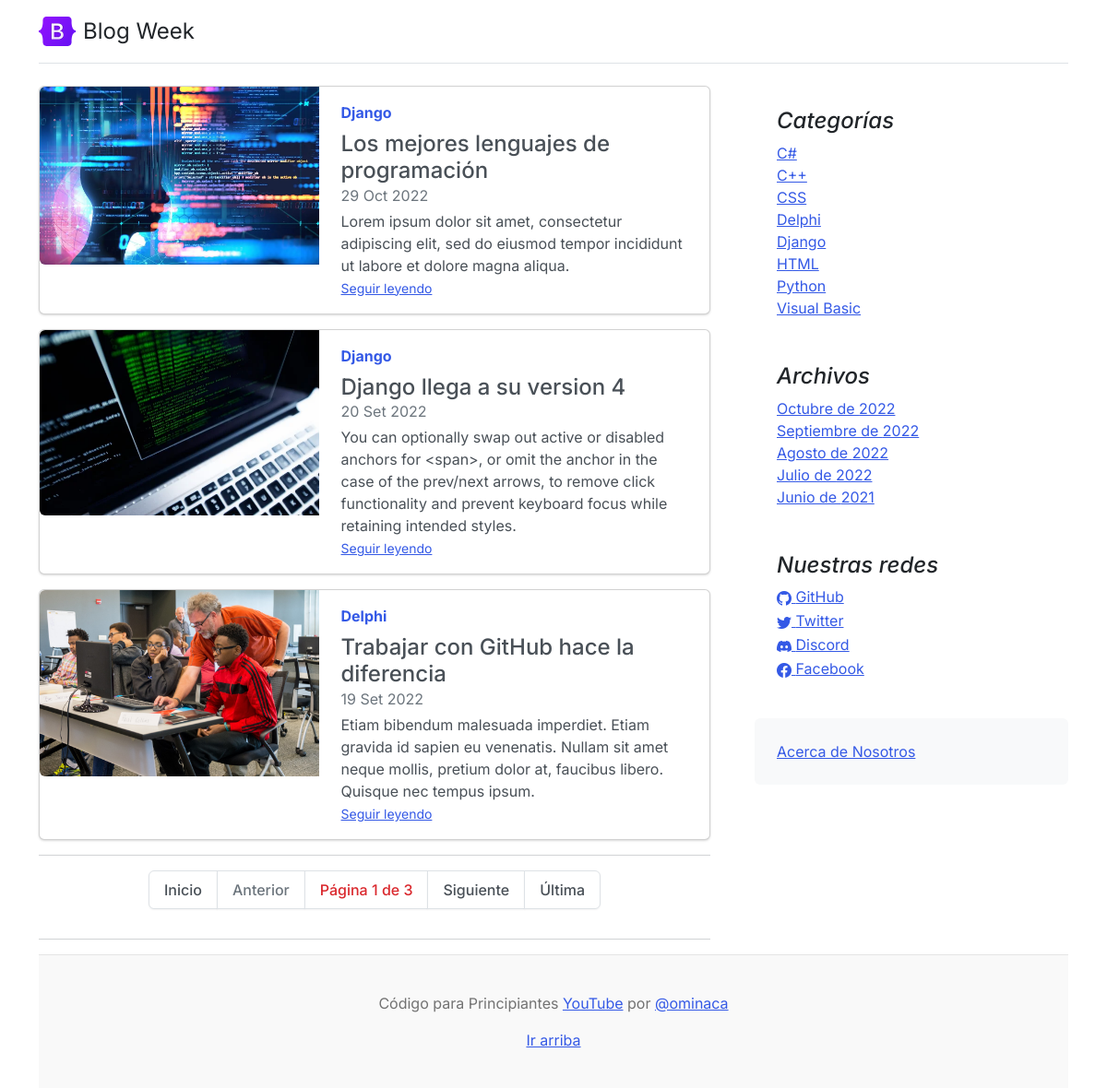
The page / on the database its author committed.
### core/models.py (models this page shows, shortened)
class Post(models.Model):
	title = models.CharField(max_length=250, verbose_name='Título')
	excerpt = models.TextField(verbose_name='Bajada')
	content = RichTextField(verbose_name='Contenido')
	image = models.ImageField(upload_to='posts', null=True, blank=True, verbose_name='Imagen')
	published = models.BooleanField(default=False, verbose_name='Publicado')
	category = models.ForeignKey(Category, on_delete=models.CASCADE, related_name='get_posts', verbose_name='Categoría')
	author = models.ForeignKey(User, on_delete=models.CASCADE, related_name='get_posts', verbose_name='Autor')
	tags = models.ManyToManyField(Tag, verbose_name='Etiquetas')
	created = models.DateTimeField(auto_now_add=True, verbose_name='Fecha de creación')
	updated = models.DateTimeField(auto_now=True, verbose_name='Fecha de modificación')
	class Meta:
		verbose_name = 'Publicación'
		verbose_name_plural = 'Publicaciones'
		ordering = ['-created']
	def __str__(self):
		return self.title

class Category (models.Model):
	name = models.CharField(max_length=200, unique=True, verbose_name='Nombre')
	active = models.BooleanField(default=True, verbose_name='Activo')
	created = models.DateTimeField(auto_now_add=True, verbose_name='Fecha de creación')
	updated = models.DateTimeField(auto_now=True, verbose_name='Fecha de modificación')
	class Meta:
		verbose_name = 'Categoría'
		verbose_name_plural = 'Categorías'
		ordering = ['name']
	def __str__(self):
		return self.name

class Link(models.Model):
	key = models.CharField(max_length=100, verbose_name='Key Link')
	name = models.CharField(max_length=120, verbose_name='Red Social')
	url = models.URLField(max_length=350, blank=True, null=True, verbose_name='Enlace')
	icon = models.CharField(max_length=100, blank=True, null=True, verbose_name='Icono')
	created = models.DateTimeField(auto_now_add=True, verbose_name='Fecha de creación')
	updated = models.DateTimeField(auto_now=True, verbose_name='Fecha de modificación')
	class Meta:
		verbose_name = 'Red Social'
		verbose_name_plural = 'Redes Sociales'
		ordering = ['name']

### core/views.py (the view)
# urls.py: path('', HomeListView.as_view(), name='home'),
class HomeListView(ListView):
    model = Post
    paginate_by = 3
    template_name = 'core/home.html'
    def get_queryset(self):
        return Post.objects.filter(published=True)
    def get_context_data(self, **kwargs):
        context = super().get_context_data(**kwargs)
        print(context)
        return context

### core/processors.py (called while the page is built)
def ctx_dic_about(request):
	ctx_about = {}
	ctx_about['ABOUT'] = About.objects.latest('created')
	return ctx_about

def ctx_dic_category(request):
	ctx_category = {}
	ctx_category['categories'] = Category.objects.filter(active=True)
	return ctx_category

def ctx_dic_history(request):
	ctx_history = {}
	ctx_history['dates'] = Post.objects.dates('created', 'month', order='DESC').distinct()
	return ctx_history

def ctx_dic_link(request):
	ctx_link = {}
	links = Link.objects.all()
	for link in links:
		ctx_link[link.key] = {'url':link.url, 'icon':link.icon}
	return ctx_link

### core/templates/core/home.html (shortened to what this page needs)
{% extends 'core/base.html' %}
{% load static %}
{% block content %}
{% for post in post_list %}
    <div class="card mb-3">
      <div class="row g-0">
        <div class="col-md-5">
          <img src={{ post.image.url }} class="img-fluid rounded-start" alt="...">
        </div>
        <div class="col-md-7">
          <div class="card-body">
            <strong class="d-inline-block mb-2 text-primary">{{ post.category }}</strong>
            <h4 class="mb-0">{{ post.title }}</h4>
            <div class="mb-1 text-muted">{{ post.created|date:"d M Y" }}</div>
            <p class="card-text mb-auto">{{ post.excerpt }}</p>
            <p class="card-text"><small class="text-muted"><a href={% url 'post' post.id %} class="stretched-link">Seguir leyendo</a></small></p>
          </div>
        </div>
      </div>
    </div>
{% endfor %}
<hr>
<nav aria-label="...">
  <ul class="pagination justify-content-center">
    <li class="page-item">
      <a class="page-link" href="?page=1">Inicio</a>
    </li>
    <li class="page-item {% if page_obj.number == 1 %}disabled{% endif %}">
      <a class="page-link" href="{% if page_obj.number != 1 %}?page={{ page_obj.previous_page_number }}{% endif %}">Anterior</a>
    </li>
    <li class="page-item">
      <p class="page-link text-danger">Página {{ page_obj.number }} de {{ page_obj.paginator.num_pages }}</p>
    </li>
    <li class="page-item {% if page_obj.number == page_obj.paginator.num_pages %}disabled{% endif %}">
      <a class="page-link" href="{% if page_obj.number != page_obj.paginator.num_pages %}?page={{ page_obj.next_page_number }}{% endif %}">Siguiente</a>
    </li>
    <li class="page-item">
      <a class="page-link" href="?page={{ page_obj.paginator.num_pages }}">Última</a>
    </li>
  </ul>
</nav>
<hr>
{% endblock %}

### core/templates/core/base.html (shortened to what this page needs)
<!doctype html>
<html lang="es">
<head>
    <link rel="stylesheet" href="https://cdn.jsdelivr.net/npm/bootstrap-icons@1.9.1/font/bootstrap-icons.css">
    {% load static %}
    <link href={% static 'core/css/bootstrap.min.css' %} rel="stylesheet">
    <link href={% static 'core/css/blog.css' %} rel="stylesheet">
</head>
<body>
  <div class="container">
    <header class="d-flex flex-wrap justify-content-center py-3 mb-4 border-bottom">
      <a href="/" class="d-flex align-items-center mb-3 mb-md-0 me-md-auto text-dark text-decoration-none">
        <img class="bi me-2" width="40" height="32" src={% static 'core/img/bootstrap-logo.svg' %}>
        <span class="fs-4">Blog Week</span>
      </a>
    </header>
    <main class="mt-2">
      <section class="row g-5">
        <div class="col-md-8">
            {% block content %} {% endblock %}
        </div>
        <aside class="col-md-4">
          <div class="position-sticky" style="top: 2rem;">
            <div class="p-4">
              <h4 class="fst-italic">Categorías</h4>
              <ol class="list-unstyled mb-0">
                {% for item in categories %}
                  <li><a href={% url 'category' %}?cat={{ item.id }}>{{ item.name }}</a></li>
                {% endfor %}
              </ol>
            </div>
            <div class="p-4">
              <h4 class="fst-italic">Archivos</h4>
              <ol class="list-unstyled mb-0">
                {% for item in dates %}
                  <li>
                    {% if item.month == 6 %}<a href={% url 'dates' item.month item.year %}>Junio de {{ item.year }}</a>{% endif %}
                    {% if item.month == 7 %}<a href={% url 'dates' item.month item.year %}>Julio de {{ item.year }}</a>{% endif %}
                    {% if item.month == 8 %}<a href={% url 'dates' item.month item.year %}>Agosto de {{ item.year }}</a>{% endif %}
                    {% if item.month == 9 %}<a href={% url 'dates' item.month item.year %}>Septiembre de {{ item.year }}</a>{% endif %}
                    {% if item.month == 10 %}<a href={% url 'dates' item.month item.year %}>Octubre de {{ item.year }}</a>{% endif %}
                  </li>
                {% endfor %}
              </ol>
            </div>
            <div class="p-4">
              <h4 class="fst-italic">Nuestras redes</h4>
              <ol class="list-unstyled">
                {% if LINK_GITHUB.url %}
                  <li><a href={{ LINK_GITHUB.url }}><i class="{{ LINK_GITHUB.icon }}"></i> GitHub</a></li>
                {% endif %}
                {% if LINK_TWITTER.url %}
                  <li><a href={{ LINK_TWITTER.url }}><i class="{{ LINK_TWITTER.icon }}"></i> Twitter</a></li>
                {% endif %}
                {% if LINK_DISCORD.url %}
                  <li><a href={{ LINK_DISCORD.url }}><i class="{{ LINK_DISCORD.icon }}"></i> Discord</a></li>
                {% endif %}
                {% if LINK_FACEBOOK.url %}
                  <li><a href={{ LINK_FACEBOOK.url }}><i class="{{ LINK_FACEBOOK.icon }}"></i> Facebook</a></li>
                {% endif %}
              </ol>
            </div>
            <div class="p-4 mb-3 bg-light rounded">
              <a href={% url 'about' %}>Acerca de Nosotros</a>
            </div>
          </div>
        </aside>
      </section>
    </main>
    <footer class="blog-footer">
      <p>Código para Principiantes <a href="https://www.youtube.com/channel/UCojloc55DB6zD6zB7-kTWWQ">YouTube</a> por <a href="https://twitter.com/ominaca">@ominaca</a></p>
      <p>
        <a href="#">Ir arriba</a>
      </p>
    </footer>
  </div>
</body>
</html>

### core/static/core/css/blog.css (style rules this page uses)
.blog-footer { padding: 2.5rem 0; color: #727272; text-align: center; background-color: #f9f9f9; border-top: .05rem solid #e5e5e5; }
.blog-footer p:last-child { margin-bottom: 0; }
.bi { vertical-align: -.125em; fill: currentColor; }

### rows shown on the page
Post: image (picture), category "Django", title "Los mejores lenguajes de programación", created "29 Oct 2022", excerpt "Lorem ipsum dolor sit amet, consectetur adipiscing elit, sed do eiusmod tempor incididunt ut labore et dolore magna aliqua."
Post: image (picture), category "Django", title "Django llega a su version 4", created "20 Set 2022", excerpt "You can optionally swap out active or disabled anchors for <span>, or omit the anchor in the case of the prev/next arrows, to remove click functionality and prevent keyboard focus while retaining intended styles."
Post: image (picture), category "Delphi", title "Trabajar con GitHub hace la diferencia", created "19 Set 2022", excerpt "Etiam bibendum malesuada imperdiet. Etiam gravida id sapien eu venenatis. Nullam sit amet neque mollis, pretium dolor at, faucibus libero. Quisque nec tempus ipsum."
Category: name "C#"
Category: name "C++"
Category: name "CSS"
Category: name "Delphi"
Category: name "Django"
Category: name "HTML"
Category: name "Python"
Category: name "Visual Basic"

### other values the page prints
{{ page_obj.number }} "1"
{{ page_obj.paginator.num_pages }} "3"
{{ item.year }} "2022"
{{ item.year }} "2021"
